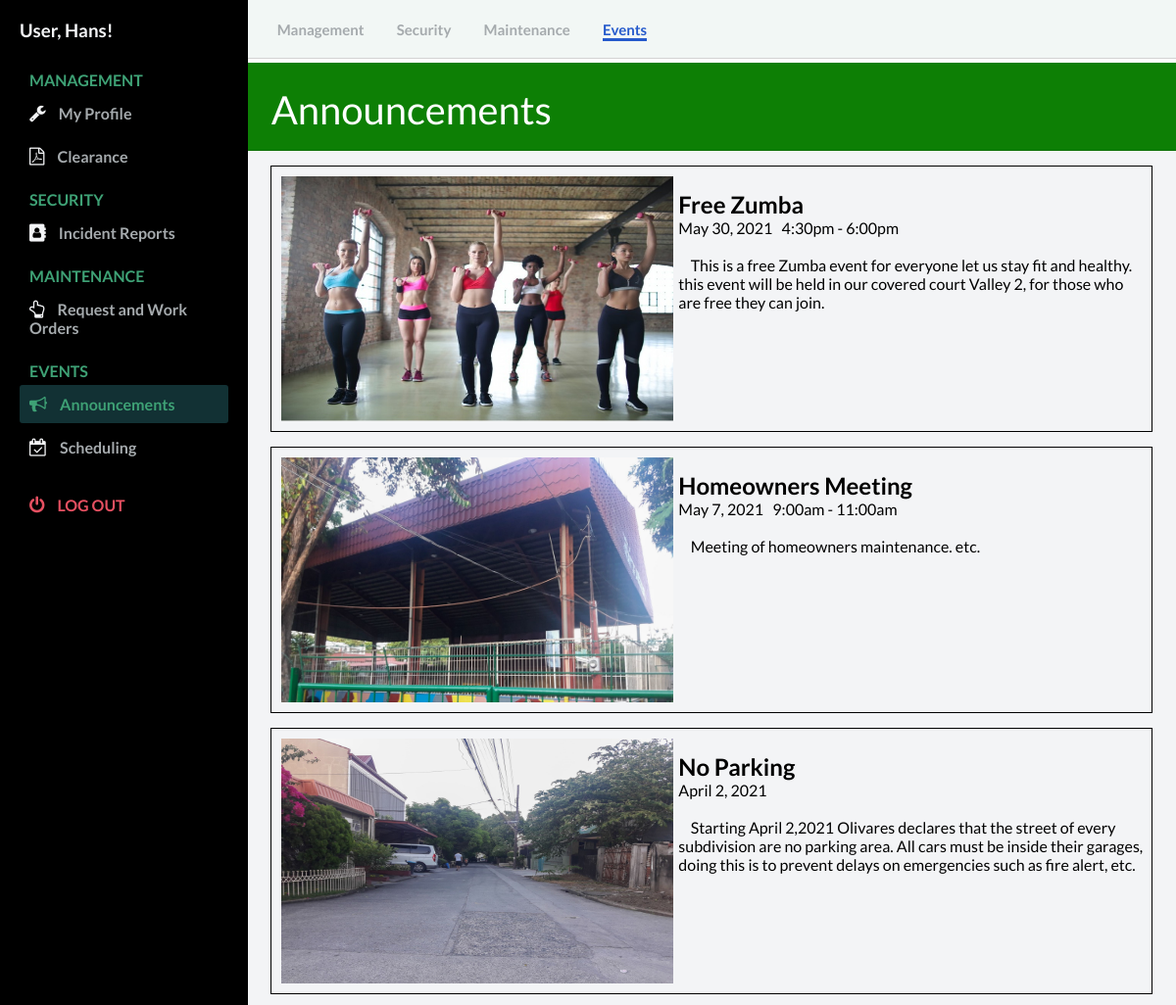
/user/announcement.php (signed in), run on the app's committed database.
### tables this page shows
CREATE TABLE `announcements` (
  `id` int(11) NOT NULL,
  `image` varchar(200) NOT NULL,
  `agenda` varchar(50) NOT NULL,
  `date` varchar(50) NOT NULL,
  `time` varchar(20) NOT NULL,
  `details` text NOT NULL
);

CREATE TABLE `users` (
  `id` int(11) NOT NULL,
  `user_id` bigint(20) NOT NULL,
  `image` varchar(200) NOT NULL,
  `firstname` text NOT NULL,
  `lastname` text NOT NULL,
  `username` varchar(50) NOT NULL,
  `password` varchar(50) NOT NULL,
  `address` varchar(100) NOT NULL,
  `gender` text NOT NULL,
  `bday` varchar(50) NOT NULL,
  `email` varchar(100) NOT NULL,
  `contact` bigint(11) NOT NULL
);

### user/controllers/function.php (called while the page is built, shortened)
<?php
function check_login($conn) {
	if(isset($_SESSION['user_id'])) {
		$id = $_SESSION['user_id'];
		$query = "SELECT * FROM users WHERE user_id = '$id' limit 1";
		$result = mysqli_query($conn, $query);
		if($result && mysqli_num_rows($result) > 0) {
			$user_data = mysqli_fetch_assoc($result);
			return $user_data;
		}
	}
	die;
}

### user/announcement.php (the view, shortened to what this page needs)
<?php
  include("config/connection.php");
  include("controllers/function.php");
  $user_data = check_login($conn);
?>
<!DOCTYPE html>
<html lang="en">
  <head>
    <link rel="stylesheet" href="https://stackpath.bootstrapcdn.com/font-awesome/4.7.0/css/font-awesome.min.css"/>
    <link rel="stylesheet" href="css/style_user.css" />
  </head>
  <body id="body">
    <div class="container">
      <nav class="navbar">
        <div class="navbar__left">
          <a href="user_profile.php">Management</a>
          <a href="visitors_record.php">Security</a>
          <a href="work_order.php">Maintenance</a>
          <a class="active_link" href="announcement.php">Events</a>
        </div>
      </nav>
<?php
  $mysqli = new mysqli('remotemysql.com', 'J5BJ2ZlQGm', 'FYAvWP4mmz', 'J5BJ2ZlQGm') or die(mysqli_error($mysqli));
  $result = $mysqli->query("SELECT * FROM announcements") or die($mysqli->error);
?>
      <main>
        <div class="table_contadiner">
          <div class="card-header" id="user" style="height: 90px;">
            <p style="float: left; font-size: 40px;">Announcements</p>
          </div>
        </div>
  <?php while ($row = $result->fetch_assoc()): ?>
              <tr>
                <td>
                  <?php echo "<div id='img_div'>"; ?>
                  <?php echo "<img src='../admin/images/".$row['image']."' >"; ?> <br>
                  <h2><?php echo $row['agenda']; ?></h2>
                  <?php echo $row['date']; ?> &nbsp;
                  <?php echo $row['time']; ?> <br><br>
                  &nbsp;&nbsp;&nbsp;&nbsp;<?php echo $row['details']; ?>
                  <?php echo "</div>"; ?>
                </td>
              </tr>
    <?php endwhile; ?>
      </main>
      <div id="sidebar">
        <div class="sidebar__title">
            <h3>User, <?php echo $user_data['firstname']; ?>!</h3>
        </div>
        <div class="sidebar__menu">
          <h2>MANAGEMENT</h2>
          <div class="sidebar__link">
            <i class="fa fa-wrench"></i>
            <a href="User_profile.php">My Profile</a>
          </div>
          <div class="sidebar__link">
            <i class="fa fa-file-pdf-o"></i>
            <a href="residency.php">Clearance</a>
          </div>
          <h2>SECURITY</h2>
          <div class="sidebar__link">
            <i class="fa fa-address-book"></i>
            <a href="incident_record.php">Incident Reports</a>
          </div>
          <h2>MAINTENANCE</h2>
          <div class="sidebar__link ">
            <i class="fa fa-hand-o-up"></i>
            <a href="work_order.php">Request and Work Orders</a>
          </div>
          <h2>EVENTS</h2>
          <div class="sidebar__link active_menu_link">
            <i class="fa fa-bullhorn"></i>
            <a href="announcement.php">Announcements</a>
          </div>
          <div class="sidebar__link">
            <i class="fa fa-calendar-check-o"></i>
            <a href="Scheduling.php">Scheduling</a>
          </div>
          <div class="sidebar__logout">
            <i class="fa fa-power-off"></i>
            <a href="logout.php">Log out</a>
          </div>
      </div>
    </div>
  </body>
</html>

### user/css/style_user.css (style rules this page uses)
* { margin: 0; padding: 0; }
body { font-family: 'Lato', sans-serif; box-sizing: border-box; }
.container { display: grid; height: 100vh; grid-template-columns: 0.8fr 1fr 1fr 1fr; grid-template-rows: 0.2fr 3fr; grid-template-areas: "sidebar nav nav nav" "sidebar main main main" }
.navbar { background: #f2f7f5; grid-area: nav; height: 60px; display: flex; align-items: center; justify-content: space-between; padding: 0 30px 0 30px; border-bottom: 1px solid lightgray; }
.navbar__left > a { margin-right: 30px; text-decoration: none; color: #a5aaad; font-size: 15px; font-weight: 700; }
.navbar__left .active_link { color: #265acc; border-bottom: 3px solid #265acc; padding-bottom: 12 px; }
main { background: #f3f4f6; grid-area: main; overflow-y: auto; }
#sidebar { background: #000000; grid-area: sidebar; overflow-y: auto; padding: 20px; -webkit-transition: all 0.5s; transition: all 0.5s; }
.sidebar__title { display:flex; justify-content: space-between; align-items: center; color: #f3f4f6; margin-bottom: 30px; }
.sidebar__menu > h2 { color: #3ea175; font-size: 16px; margin-top: 15px; margin-bottom: 5px; padding: 0 10px; font-weight: 700; }
.sidebar__link { color: #f3f4f6; padding: 10px; border-radius: 3px; margin-bottom: 5px; }
.active_menu_link { background: rgba(62, 161, 171,0.3); color: #3ea175; }
.active_menu_link a { color: #3ea175 !important; }
.sidebar__link > a { text-decoration: none; color: #a5aaad; font-weight: 700; }
.sidebar__link >i { margin-right: 10px; font-size: 18px; }
.sidebar__logout { margin-top: 20px; padding: 10px; color: #e65061; }
.sidebar__logout > a { text-decoration: none; color: #e65061; font-weight: 700; text-transform: uppercase; }
.sidebar__logout > i { margin-right: 10px; font-size: 18px; }
.card-header { padding: 1.50rem; margin-bottom: 0; background-color: #0D7F05; border-bottom: 1px solid rgba(0, 0, 0, 0.125); color: #ffffff; font-size: 20px; }
* { box-sizing: border-box; }

### user/announcement.php (style rules this page uses)
#img_div { width: 95%; padding: 5px; margin: 15px auto; border: 1px solid #000; }
#img_div:after { content:""; display: block; clear: both; }
img { float: left; margin: 5px; width: 400px; height: 250px; }

### data on the page
announcements: image (picture), agenda "Free Zumba", date "May 30, 2021", time "4:30pm - 6:00pm", details "This is a free Zumba event for everyone let us stay fit and healthy. this event will be held in our covered court Valley 2, for those who are free they can join."
announcements: image (picture), agenda "Homeowners Meeting", date "May 7, 2021", time "9:00am - 11:00am", details "Meeting of homeowners maintenance. etc."
announcements: image (picture), agenda "No Parking", date "April 2, 2021", details "Starting April 2,2021 Olivares declares that the street of every subdivision are no parking area. All cars must be inside their garages, doing this is to prevent delays on emergencies such as fire alert, etc."
users: firstname "Hans"
